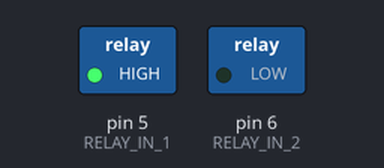
Recording of a sketch running on a simulated Arduino Uno, built with avr-gcc and run on an emulated ATmega328P. On the bench: switched loads named in the sketch (green lamp = pin HIGH). No radio packets arrive unless stated.

Above: at 0.1 s.
Timing chart, 0 to 1.6 s (numbered marks = the images above):
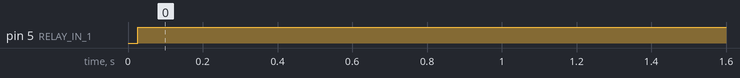

Measured:
- by itself, pin 5 (RELAY_IN_1): LOW → HIGH at 0.03 s

The sketch:

rx.ino
```cpp
/*
  RX module
  Board: Arduino UNO R3
*/
#include <SPI.h>
#include <nRF24L01.h>
#include <RF24.h>

#define INIT_SUCCESS  0           //
#define INIT_FAILED   1           //
#define RELAY_IN_1    5           //
#define RELAY_IN_2    6           //
#define LED           13          //

RF24 radio(7, 8);                 //CE, CSN
const byte address[6] = "00001";

String strON = "ON";
String strOFF = "OFF";
char text[32] = "";

void gpioInit(void);
void hwTimerInit(void);
void radioInit(void);

typedef enum
{
  SW_TIMER0 = 0,
  SW_TIMER1,
  SW_TIMER2,
  SW_TIMER_NUMBER,
  SW_TIMER_OFR = 255
} SW_TIMER_IDX;

typedef enum
{
  SW_TIMER_EXPIRED = 0,
  SW_TIMER_UNEXPIRED
} SW_TIMER_STATE;

typedef enum
{
  SW_TIMER_DISABLE = 0,
  SW_TIMER_ENABLE
} SW_TIMER_MODE;

uint8_t swTimerInit(SW_TIMER_IDX aTimer0, SW_TIMER_IDX aTimer1, SW_TIMER_IDX aTimer2);
SW_TIMER_IDX enableSwTimer(SW_TIMER_IDX aSwTimerNumber, uint8_t aTicksNumber);
SW_TIMER_IDX disableSwTimer(SW_TIMER_IDX aSwTimerNumber);
SW_TIMER_STATE isSwTimeout(SW_TIMER_IDX aSwTimerNumber);
void swTimerProcess(void);

#pragma pack(push, 1)
typedef struct swTimer TswTimer;

struct swTimer
{
  uint8_t state     : 1;
  SW_TIMER_IDX number;
  uint16_t tNumber;
  swTimer *pNext;
};
#define T_SW_TIMER_SZ sizeof(TswTimer)
#pragma pack(pop)

TswTimer swTimer[SW_TIMER_NUMBER];

typedef enum {
  ON = 0,
  OFF,
  RELAY_STATE_NUMBER
} RELAY_STATE;
RELAY_STATE relayState = RELAY_STATE_NUMBER;

typedef enum {
  ENTRY = 0,
  DO,
  EXIT
} Tsection;

void relayOn(void);
void relayOff(void);
void (*pFunc[])(void) = {relayOn, relayOff};
void setRelayState(RELAY_STATE newState);
RELAY_STATE getRelayState(void);
void fsmInit(void);
void fsmRun(void);
/*
*/
inline SW_TIMER_IDX &operator++(SW_TIMER_IDX &swTimer){
   return swTimer = SW_TIMER_IDX(swTimer + 1);
}
//======================================================================//
//                              SETUP                                   //
//======================================================================//
void setup() {
  Serial.begin(9600);
  radioInit();
  gpioInit();
  fsmInit();
  hwTimerInit();
  swTimerInit(SW_TIMER0, SW_TIMER1, SW_TIMER2);
}

//======================================================================//
//                                LOOP                                  //
//======================================================================//
void loop() {
   enableSwTimer(SW_TIMER1, 1);
   if (SW_TIMER_EXPIRED == isSwTimeout(SW_TIMER1)) {
     disableSwTimer(SW_TIMER1);
     enableSwTimer(SW_TIMER1, 1);
     fsmRun();
  }
}

/************************************************************************
                              FUNCTIONS
*************************************************************************/
//======================================================================//
//                              GPIO INIT                               //
//======================================================================//
void gpioInit(void) {
  pinMode(RELAY_IN_1, OUTPUT);
  pinMode(RELAY_IN_2, OUTPUT);
}

//======================================================================//
//                           RADIO INIT                                 //
//======================================================================//
void radioInit(void) {
  radio.begin();
  radio.openReadingPipe(0, address);
  radio.setPALevel(RF24_PA_MIN);
  radio.startListening();
}

//======================================================================//
//                        HARDWARE TIMER INIT                           //
//======================================================================//
/*
  Timer 1 - 16 bit
  atmega run at 16 MHz
  Prescaler = 256
  16/256 = 62.5KHz
  62.5KHz * 20ms = 1250;
  TCNT0 = 65536 - 1250 = 64286
*/
void hwTimerInit(void) {
  noInterrupts();
  TCCR1A = 0;
  TCCR1B = 0;
  TCCR1B |= (1 << CS12);    //prescaler 256
  TCNT1 = 64286;
  TIMSK1 |= (1 << TOIE1);
  interrupts();
}

//======================================================================//
//                                                                      //
//======================================================================//
uint8_t swTimerInit(SW_TIMER_IDX aTimer0, SW_TIMER_IDX aTimer1, SW_TIMER_IDX aTimer2) {
  if ( (aTimer0 < SW_TIMER0) || (aTimer0 > SW_TIMER2)  ||
       (aTimer1 < SW_TIMER0) || (aTimer1 > SW_TIMER2)  ||
       (aTimer2 < SW_TIMER0) || (aTimer2 > SW_TIMER2)
     )
  {
    return INIT_FAILED;
  }
  swTimer[SW_TIMER0].number = aTimer0;
  swTimer[SW_TIMER1].number = aTimer1;
  swTimer[SW_TIMER2].number = aTimer2;
  for(SW_TIMER_IDX swT = SW_TIMER0; swT < SW_TIMER_NUMBER; ++swT){
    swTimer[swT].tNumber = 0;
    disableSwTimer(swT);
  }
  return INIT_SUCCESS;
}

//======================================================================//
//
//======================================================================//
SW_TIMER_IDX enableSwTimer(SW_TIMER_IDX aSwTimerNumber, uint8_t aTicksNumber)
{
  noInterrupts();
  if ( (aSwTimerNumber < SW_TIMER0) || (aSwTimerNumber > SW_TIMER2) || swTimer[aSwTimerNumber].state == SW_TIMER_ENABLE)
  {
    interrupts();
    return SW_TIMER_OFR;
  }
  swTimer[aSwTimerNumber].state = SW_TIMER_ENABLE;
  swTimer[aSwTimerNumber].tNumber = aTicksNumber;
  interrupts();
  return aSwTimerNumber;
}
//======================================================================//
//
//======================================================================//
SW_TIMER_IDX disableSwTimer(SW_TIMER_IDX aSwTimerNumber)
{
  noInterrupts();
  if ( (aSwTimerNumber < SW_TIMER0) || (aSwTimerNumber > SW_TIMER2) )
  {
    interrupts();
    return SW_TIMER_OFR;
  }
  swTimer[aSwTimerNumber].state = SW_TIMER_DISABLE;
  swTimer[aSwTimerNumber].tNumber = 0;
  interrupts();
  return aSwTimerNumber;
}
//======================================================================//
//
//======================================================================//
SW_TIMER_STATE isSwTimeout(SW_TIMER_IDX aSwTimerNumber)
{
  noInterrupts();
  if ( (aSwTimerNumber < SW_TIMER0) || (aSwTimerNumber > SW_TIMER2))
  {
    interrupts();
    return SW_TIMER_STATE(SW_TIMER_OFR);
  }

  if (swTimer[aSwTimerNumber].tNumber == 0)
  {
    interrupts();
    return SW_TIMER_EXPIRED;
  }
  else
  {
    interrupts();
    return SW_TIMER_UNEXPIRED;
  }
}
//======================================================================//
//
//======================================================================//
void swTimerProcess(void)
{
  for (uint8_t i = 0; i < SW_TIMER_NUMBER; i++)
  {
    if ( (swTimer[i].state == SW_TIMER_ENABLE) && (swTimer[i].tNumber != 0) )
    {
      swTimer[i].tNumber--;
    }
  }
}

//======================================================================//
//
//======================================================================//
void relayOn(void) {
  static Tsection section = ENTRY;
  RELAY_STATE currentRelayState = getRelayState();

  switch (section) {
    case ENTRY:
      digitalWrite(RELAY_IN_1, LOW); //turn ON the relay
      section = DO;
      break;

    case DO:
      if(radio.available()){
          radio.read(&text, sizeof(text));
          if(strOFF.equals(text) && currentRelayState == ON){
            section = EXIT;
          }
      }
      break;

    case EXIT:
      setRelayState(OFF);
      section = ENTRY;
      break;

    default: break;

  }
}

//======================================================================//
//
//======================================================================//
void relayOff(void) {
  static Tsection section = ENTRY;
  RELAY_STATE currentRelayState = getRelayState();

  switch (section) {
    case ENTRY:
      digitalWrite(RELAY_IN_1, HIGH); //turn OFF the relay
      section = DO;
      break;

    case DO:
      if(radio.available()){
          radio.read(&text, sizeof(text));
          if(strON.equals(text) && currentRelayState == OFF){
            section = EXIT;
          }
      }
      break;

    case EXIT:
      setRelayState(ON);
      section = ENTRY;
      break;

    default: break;
  }
}

//======================================================================//
//
//======================================================================//
void setRelayState(RELAY_STATE newState) {
  if(newState < RELAY_STATE_NUMBER){
    relayState = newState;
  }
}

//======================================================================//
//
//======================================================================//
RELAY_STATE getRelayState(void) {
  return relayState;
}

//======================================================================//
//
//======================================================================//
void fsmInit(void) {
  setRelayState(OFF);
}

//======================================================================//
//
//======================================================================//
void fsmRun(void) {
  RELAY_STATE currentRelayState = getRelayState();
  if(currentRelayState < RELAY_STATE_NUMBER){
    (*pFunc[currentRelayState])();
  }
}

//------------------------------------------------------------------------//
//                              TIMER ISR
//------------------------------------------------------------------------//
ISR(TIMER1_OVF_vect)
{
  noInterrupts();
  uint8_t sreg = SREG;
  TCNT1 = 64286;
  swTimerProcess();
  SREG = sreg;
  interrupts();
}
```
